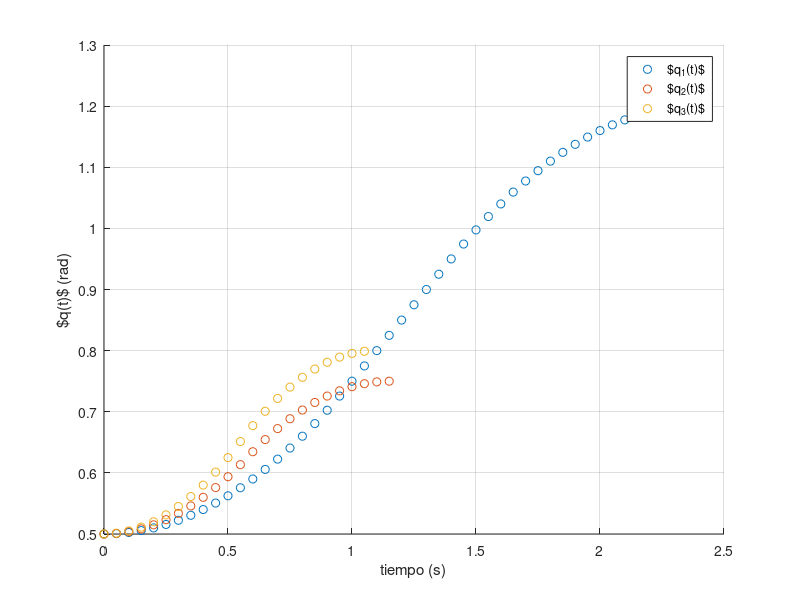
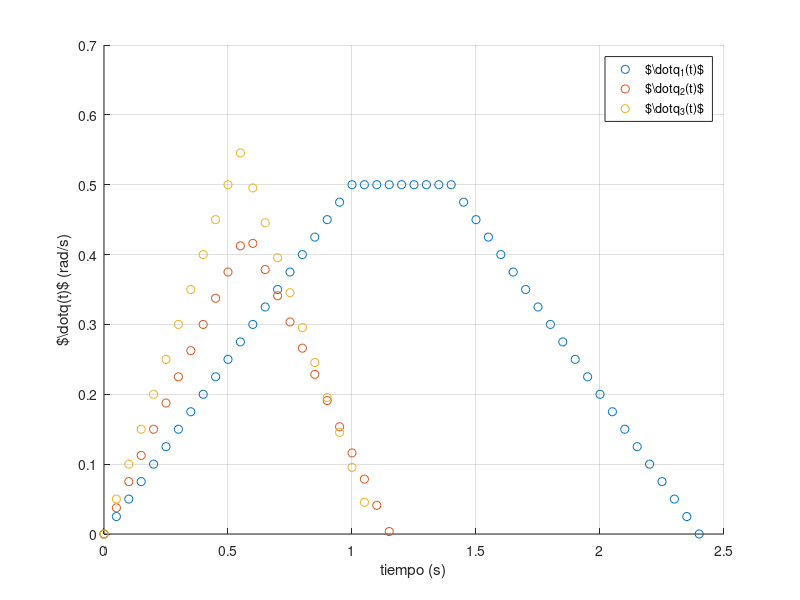
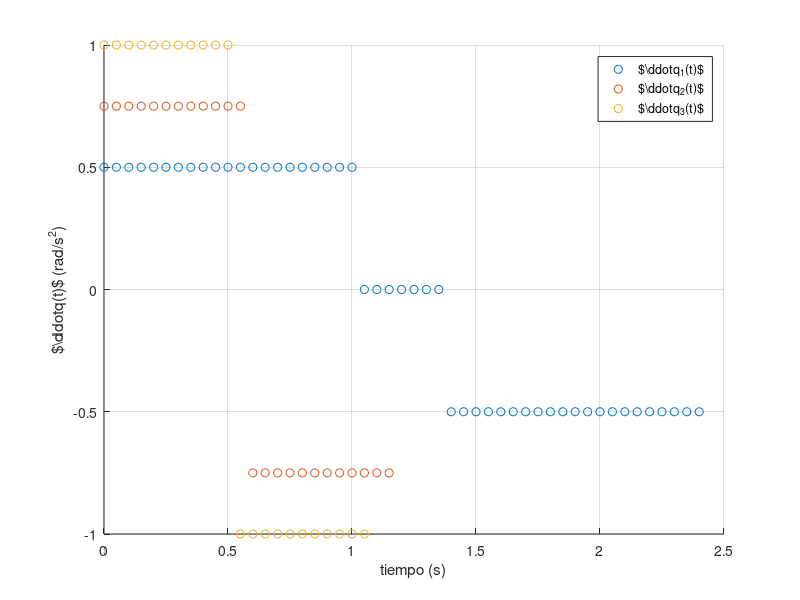
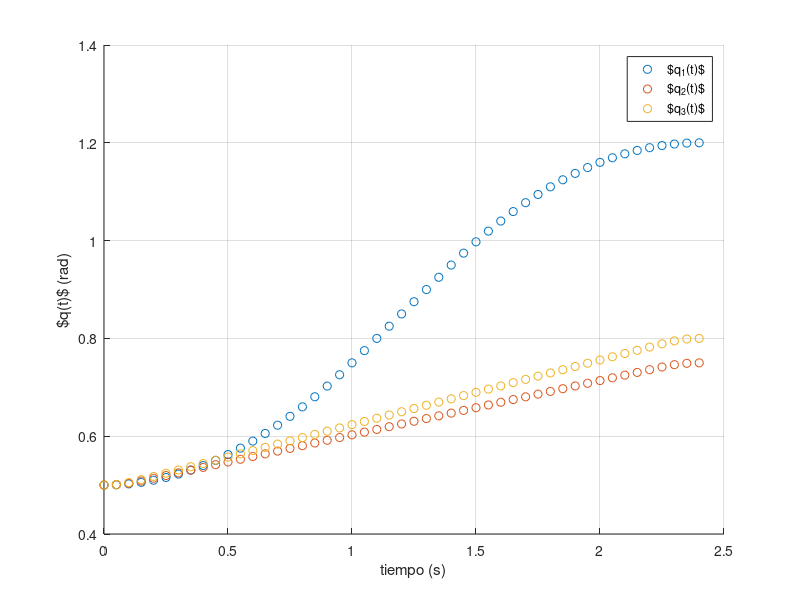

Source code (MATLAB) for these figures, in order: (Note: this script raises an error after producing the figures.)
% SIMPLE ALGORITHM TO FOLLOW A LINE IN SPACE. Error correction based on a P
% controller on the closest point to the line vector.
%
% Copyright (C) 2019, by Arturo Gil Aparicio
%
% This file is part of ARTE (A Robotics Toolbox for Education).
% 
% ARTE is free software: you can redistribute it and/or modify
% it under the terms of the GNU Lesser General Public License as published by
% the Free Software Foundation, either version 3 of the License, or
% (at your option) any later version.
% 
% ARTE is distributed in the hope that it will be useful,
% but WITHOUT ANY WARRANTY; without even the implied warranty of
% MERCHANTABILITY or FITNESS FOR A PARTICULAR PURPOSE.  See the
% GNU Lesser General Public License for more details.
% 
% You should have received a copy of the GNU Leser General Public License
% along with ARTE.  If not, see <http://www.gnu.org/licenses/>.
function trapezoidal_multi_joint
close all
h1=figure; grid on, hold on
h2=figure; grid on, hold on
h3=figure; grid on, hold on
% initial and end values
q0=[0.5, 0.5, 0.5];
qf=[1.2, 0.75, 0.8];
% system requirements in absolute value
omega_max = [0.5, 1, 2];
alpha_max = [0.5, 0.75, 1];
delta_time = 0.05;
ttotal = [];
qt = [];
qdt = [];
qddt = [];
% Plan a path using omega, alpha
% returns the total time needed for each joint
for i=1:length(q0)
    [ttotal_i, traj_type, qt_, qdt_, qddt_, time]=caseA(q0(i), qf(i), omega_max(i), alpha_max(i), delta_time);
    ttotal = [ttotal ttotal_i];
    figure(h1)
    plot(time, qt_, 'o')
    figure(h2)
    plot(time, qdt_, 'o')
    figure(h3)
    plot(time, qddt_, 'o')
end
figure(h1)
legend('$q_1(t)$','$q_2(t)$','$q_3(t)$')
xlabel('tiempo (s)')
ylabel('$q(t)$ (rad)')
figure(h2)
legend('$\dot{q}_1(t)$','$\dot{q}_2(t)$','$\dot{q}_3(t)$')
xlabel('tiempo (s)')
ylabel('$\dot{q}(t)$ (rad/s)')
figure(h3)
legend('$\ddot{q}_1(t)$','$\ddot{q}_2(t)$','$\ddot{q}_3(t)$')
xlabel('tiempo (s)')
ylabel('$\ddot{q}(t)$ (rad/s^2)')

% find the max time 
t_coord = max(ttotal);
close all
h1=figure; grid on, hold on
h2=figure; grid on, hold on
h3=figure; grid on, hold on
%now, plan all the joints using the time for a isochronous movement.
for i=1:length(q0)
    [qt_, qdt_, qddt_, time]=caseB(q0(i), qf(i), t_coord, alpha_max(i), delta_time);
    figure(h1)
    plot(time, qt_, 'o')
    figure(h2)
    plot(time, qdt_, 'o')
    figure(h3)
    plot(time, qddt_, 'o')
    qt = [qt; qt_];
    qdt = [qdt; qdt_];
    qddt = [qddt; qddt_];
end
%close all
figure(h1)
legend('$q_1(t)$','$q_2(t)$','$q_3(t)$')
xlabel('tiempo (s)')
ylabel('$q(t)$ (rad)')
figure(h2)
legend('$\dot{q}_1(t)$','$\dot{q}_2(t)$','$\dot{q}_3(t)$')
xlabel('tiempo (s)')
ylabel('$\dot{q}(t)$ (rad/s)')
figure(h3)
legend('$\ddot{q}_1(t)$','$\ddot{q}_2(t)$','$\ddot{q}_3(t)$')
xlabel('tiempo (s)')
ylabel('$\ddot{q}(t)$ $(rad/s^2)$')

%
% Representamos el task space y 
% las velocidades
robot = load_robot('example', '3dofplanar');
pt = [];
phit = [];
vwt = []
for i=1:length(qt)
    q = qt(:, i);
    qd = qdt(:, i);
    T = directkinematic(robot, q);
    pt = [pt T(1:3, 4)];
    phit = [phit atan2(T(2,1), T(1,1))];
    J = manipulator_jacobian(robot, q);
    vw = J*qd;
    vwt = [vwt [vw(1:2); vw(6)]];
end
close all
h1=figure;
h2=figure;
h3=figure;
figure(h1)
plot(time, qt(1, :), 'ro'), hold on, grid on
plot(time, qt(2, :), 'go')
plot(time, qt(3, :), 'bo')
legend('$q_1(t)$','$q_2(t)$','$q_3(t)$')
xlabel('tiempo (s)')
ylabel('$q(t)$ (rad)')

figure(h2)
plot(pt(1, :), pt(2, :), 'ro'), grid on
xlabel('x (m)')
ylabel('y (m)')

figure(h3)
plot(time, pt(1, :), 'ro'), hold on, grid on
plot(time, pt(2, :), 'go')
plot(time, phit, 'bo')
legend('$x(t)$','$y(t)$','$\phi (t)$')
xlabel('tiempo (s)')
ylabel('$x(t)$ (m), $y(t)$ (m), $\phi (t)$ (rad)')
animate(robot, qt)


% now the joint speeds
close all
h1=figure;
h2=figure;
figure(h1)
plot(time, qdt(1, :), 'ro'), hold on, grid on
plot(time, qdt(2, :), 'go')
plot(time, qdt(3, :), 'bo')
legend('$\dot{q}_1(t)$','$\dot{q}_2(t)$','$\dot{q}_3(t)$')
xlabel('tiempo (s)')
ylabel('$q(t)$ (rad)')

figure(h2)
plot(time, vwt(1, :), 'ro'), hold on, grid on
plot(time, vwt(2, :), 'go')
plot(time, vwt(3, :), 'bo')
legend('$\dot{x}(t)$','$\dot{y}(t)$','$\dot{\phi} (t)$')
xlabel('tiempo (s)')
ylabel('$\dot{x}(t)$ (m), $\dot{y}(t)$ (m), $\dot{\phi} (t)$ (rad)')
animate(robot, qt)




function [ttotal, traj_type, qt, qdt, qddt, time ]=caseA(q0, qf, omega, alpha, delta_time)
%actual speeds and accelerations with sign
omega = omega*sign(qf-q0);
alpha = alpha*sign(qf-q0);
[ttotal, traj_type] = compute_time(q0, qf, omega, alpha);
[qt, qdt, qddt, time] = trapezoidal_profile(q0, qf, omega, alpha, ttotal, traj_type, delta_time);

fprintf('\n\nCASE A. ttotal: %f, traj_type: %s\n', ttotal, traj_type)

% figure, grid on, hold on
% plot(time, qt, 'o')
% figure, grid on
% plot(time, qdt, 'o')
% figure, grid on
% plot(time, qddt, 'o')


function [qt, qdt, qddt, time]=caseB(q0, qf, ttotal, alpha, delta_time)
%actual acceleration with sign
alpha = alpha*sign(qf-q0);
[omega, traj_type] = compute_speed(q0, qf, ttotal, alpha);
%caution, indicating a new speed omega
[qt, qdt, qddt, time] = trapezoidal_profile(q0, qf, omega, alpha, ttotal, traj_type, delta_time);

fprintf('\n\nCASE B. ttotal: %f, traj_type: %s\n', ttotal, traj_type)

% figure, grid on, hold on
% plot(time, qt, 'o')
% figure, grid on
% plot(time, qdt, 'o')
% figure, grid on
% plot(time, qddt, 'o')


function [ttotal, traj_type]=compute_time(q0, qf, omega, alpha)
deltaq = qf-q0;
% standard trapezoidal case
traj_type='trapezoidal';
tacc=omega/alpha;
tcte= deltaq/omega - omega/alpha;
% triangular case
if tcte<=0
    tcte = 0;
    tacc = sqrt(deltaq/alpha);
    traj_type='triangular';
end
ttotal = tcte + 2*tacc;


%
% Given delta q and qddmax, computes two possible solutions for qdmax
% The one within specs is chosen.
%
function [omega, traj_type]=compute_speed(q0, qf, ttotal, alpha)
deltaq = qf - q0;
%compute the total time
a = 1;
b = -ttotal*alpha;
c = deltaq*alpha;
omega1 = (-b+sqrt((b.^2)-(4*a*c)))/(2*a);
omega2 = (-b-sqrt((b.^2)-(4*a*c)))/(2*a);

% this case is unfeasible. Given alpha
if imag(omega1) > 0
    disp('Unfeasible')
    disp('The movement cannot be performed with this alpha')
    disp('Increase acceleration alpha')
    omega=0;
    traj_type='unfeasible';
    return 
end

if omega1==omega2
    omega=omega1;
    traj_type='triangular';
else
    omegas =[omega1, omega2];
    [m, i] = min(abs(omegas));    
    omega=omegas(i);
    traj_type = 'trapezoidal';
end



function [qt, qdt, qddt, time]=trapezoidal_profile(q0, qf, omega, alpha, ttotal, traj_type, delta_time)
qd0=0;
if strcmp(traj_type, 'triangular')
    tcte=0;
    tacc = ttotal/2;
    deltaq=(qf-q0);
    %alpha=(qf-q0)/tacc^2;
    omega = deltaq/tacc;
    fprintf('Triangular profile')   
    % recompute the max speed of the profile    
    q1 = q0 + alpha*tacc^2/2;
    q2 = q1 + tcte*omega;
    % build the global time vector
    time = 0:delta_time:(tacc+tacc);
    timeA=time(time >=0 & time <=tacc); 
    timeB=[];
    timeC=time(time >(tacc+tcte))-tacc;
    [qtA, qdtA, qddtA]=acceleration([q0, qd0, alpha], timeA); 
    qtB=[];
    qdtB=[];
    qddtB=[];
    [qtC, qdtC, qddtC]=acceleration([q2, omega, -alpha], timeC);
else
    fprintf('Trapezoidal profile')
    tacc = omega/alpha;
    tcte = ttotal - 2*tacc;
    q1 = q0+alpha*tacc^2/2;
    q2 = q1+tcte*omega;     
    % generate a sampled time. Then filter each local time and
    % refer it to zero.
    time = 0:delta_time:(tacc+tacc+tcte);
    timeA=time(time >=0 & time <=tacc);
    timeB=time(time >tacc & time <=(tacc+tcte))-tacc;
    timeC=time(time >(tacc+tcte))-tacc-tcte;
    % compute profiles
    [qtA, qdtA, qddtA]=acceleration([q0, qd0, alpha], timeA);
    [qtB, qdtB, qddtB]=constant_speed([q1, omega], timeB);
    [qtC, qdtC, qddtC]=acceleration([q2, omega, -alpha], timeC);                
end

% figure, 
% plot(timeA, qtA, 'ro'), hold on, grid
% plot(timeB+tacc, qtB, 'go')
% plot(timeC+tacc+tcte, qtC, 'bo')
%     
% figure, 
% plot(timeA, qdtA, 'ro'), hold on, grid
% plot(timeB+tacc, qdtB, 'go')
% plot(timeC+tacc+tcte, qdtC, 'bo')
%     
% figure, 
% plot(timeA, qddtA, 'ro'), hold on, grid
% plot(timeB+tacc, qddtB, 'go')
% plot(timeC+tacc+tcte, qddtC, 'bo')

%build the global q(t), qd(t) and qdd(t)
qt = [qtA, qtB, qtC];
qdt = [qdtA, qdtB, qdtC];
qddt = [qddtA, qddtB, qddtC];



function [q_t, qd_t, qdd_t]=acceleration(b, time)
%second order
q_t=b(1) + b(2)*time + b(3)*time.^2/2;
% speed
qd_t= b(2) + b(3)*time;
%return a constant accel
qdd_t=b(3)*ones(1,length(time));

function [q_t, qd_t, qdd_t]=constant_speed(b, time)
%the first order equation
q_t=b(1) + b(2)*time;
% speed
qd_t= b(2)*ones(1,length(time));
%return a constant accel
qdd_t=0*ones(1,length(time));








